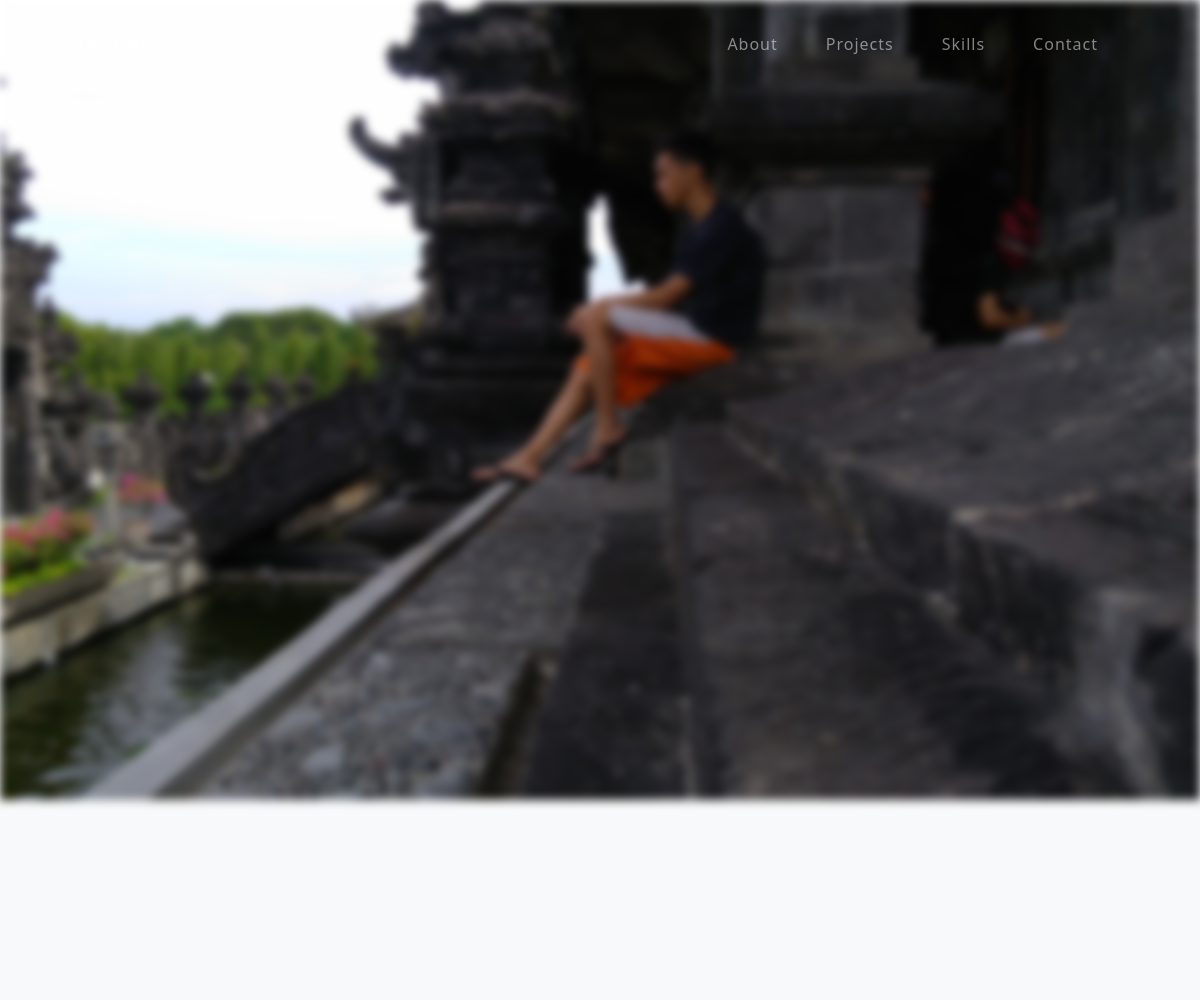
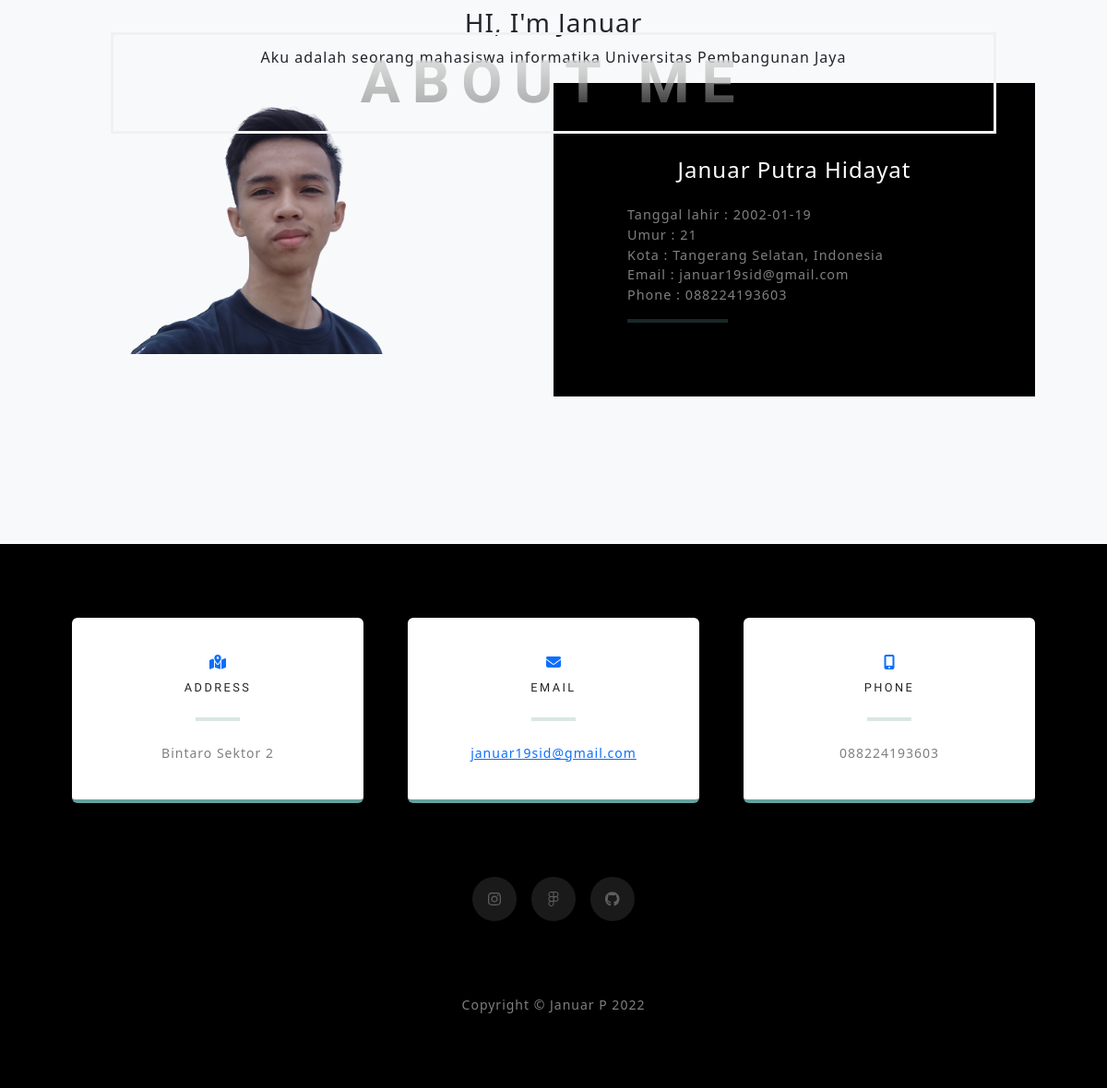
Page /about.php on the committed database (2 pictures, top to bottom).
### tables this page shows
CREATE TABLE `about` (
  `id` int(4) NOT NULL,
  `foto` varchar(255) NOT NULL,
  `nama` varchar(30) NOT NULL,
  `tgl_lahir` date NOT NULL,
  `umur` int(2) NOT NULL,
  `kota` varchar(30) NOT NULL,
  `email` varchar(40) NOT NULL,
  `phone` varchar(12) NOT NULL
);

### koneksi.php (called while the page is built, shortened)
<?php
function koneksi() {
    $servername = "localhost";
    $username = "root";
    $password = "";
    $dbname = "porto";
    $conn = mysqli_connect($servername, $username, $password, $dbname);
    if(!$conn) {
        return die("koneksi gagal");
    }
    else {
        return $conn;
    }
}
?>

### about.php (the view, shortened to what this page needs)
<!DOCTYPE html>
<html lang="en">
<head>
    <link href="css/coba.css" rel="stylesheet" />
    <link href="css/preloader.css" rel="stylesheet" />
    <link href="css/project.css" rel="stylesheet" />
    <link href="https://cdn.jsdelivr.net/npm/bootstrap@5.2.2/dist/css/bootstrap.min.css" rel="stylesheet">
</head>
<body>
<?php
    require_once "navbar.php";
?>
<header class="atasan">
        <div class="container px-4 px-lg-5 d-flex h-100 align-items-center justify-content-center">
        </div>
    </header>
    <h1 class="mx-auto my-0 text-uppercase">About Me</h1>
    <section class="projects-section bg-light" id="projects">
    <div class="container px-4 px-lg-5 mt-5">
        <h3 class="text-center mt-5">HI, I'm Januar</h3>
        <p class="text-center">Aku adalah seorang mahasiswa informatika Universitas Pembangunan Jaya</p>
    <?php
            include "koneksi.php";
            $querySQL = "SELECT * FROM about";
            $execQuerySQL = mysqli_query(koneksi(),$querySQL);
            if(mysqli_num_rows($execQuerySQL) > 0){
                while($row = mysqli_fetch_assoc($execQuerySQL)){
                    ?>
                        <div class="row gx-0 mb-5 mb-lg-0 justify-content-center">
                            <div class="col-lg-6">
                                <div class="clip">
                                    <img class="img-fluid" src="assets/img/home.png" <?= $row['foto'] ?> alt="..." />
                                </div>
                            </div>
                            <div class="col-lg-6">
                                <div class="bg-black h-100 project">
                                    <div class="d-flex h-100">
                                        <div class="project-text w-100 my-auto text-lg-left">
                                            <h4 class="text-white text-center"><?= $row['nama'] ?></h4>
                                            <p class="mb-0 text-white-50 mt-4">Tanggal lahir : <?= $row['tgl_lahir'] ?></p>
                                            <p class="mb-0 text-white-50">Umur          : <?= $row['umur'] ?></p>
                                            <p class="mb-0 text-white-50">Kota          : <?= $row['kota'] ?></p>
                                            <p class="mb-0 text-white-50">Email         : <?= $row['email'] ?></p>
                                            <p class="mb-0 text-white-50">Phone         : <?= $row['phone'] ?></p>
                                            <hr class="d-none d-lg-block mb-0 ms-0" />
                                        </div>
                                    </div>
                                </div>
                            </div>
                        </div>
                    <?php
                            }
                        }
                    ?>
                    </div>
    </section>
        <?php
        require_once "footer.php";
        ?>
</body>
</html>

### css/coba.css (style rules this page uses)
:root { --bs-white: #fff; --bs-gray: #6c757d; --bs-gray-dark: #343a40; --bs-light: #f8f9fa; --bs-dark: #212529; --bs-black: #000; --bs-white: #fff; --bs-secondary-rgb: 116, 100, 161; --bs-light-rgb: 248, 249, 250; --bs-dark-rgb: 33, 37, 41; --bs-black-rgb: 0, 0, 0; --bs-white-rgb: 255, 255, 255; --bs-white-rgb: 255, 255, 255; --bs-black-rgb: 0, 0, 0; --bs-body-color-rgb: 33, 37, 41; --bs-body-bg-rgb: 255, 255, 255; --bs-font-sans-serif: system-ui, -apple-system, "Segoe UI", Roboto, "Helvetica Neue", Arial, "Noto Sans", "Liberation Sans", sans-serif, "Apple Color Emoji", "Segoe UI Emoji", "Segoe UI Symbol", "Noto Color Emoji"; --bs-font-monospace: SFMono-Regular, Menlo, Monaco, Consolas, "Liberation Mono", "Courier New", monospace; --bs-gradient: linear-gradient(180deg, rgba(255, 255, 255, 0.15), rgba(255, 255, 255, 0)); --bs-body-font-family: Nunito, -apple-system, BlinkMacSystemFont, Segoe UI, Roboto, Helvetica Neue, Arial, sans-serif, Apple Color Emoji, Segoe UI Emoji, Segoe UI Symbol, Noto Color Emoji; --bs-body-font-size: 1rem; --bs-body-font-weight: 400; --bs-body-line-height: 1.5; --bs-body-color: #212529; --bs-body-bg: #fff; }
*, *::before, *::after { box-sizing: border-box; }
@media (prefers-reduced-motion: no-preference) { :root { scroll-behavior: smooth; } }
html { scroll-padding-top: calc(4.5rem - 1px); }
body { letter-spacing: 0.0625em; }

### css/preloader.css (style rules this page uses)
:root { --color-default: #fafafa; --color-primary: #27a776; --color-secondary: #161718; }

### css/project.css (style rules this page uses)
.projects-section { padding: 10rem 0; }
.projects-section .project-text { padding: 3rem; font-size: 90%; }
@media (min-width: 992px) { .projects-section .project-text { padding: 5rem; } }
@media (min-width: 992px) { .projects-section .project-text hr { border-color: #64a19d; border-width: 0.25rem; width: 30%; } }
h1, .h1 { font-family: "Varela Round", -apple-system, BlinkMacSystemFont, "Segoe UI", Roboto, "Helvetica Neue", Arial, sans-serif, "Apple Color Emoji", "Segoe UI Emoji", "Segoe UI Symbol", "Noto Color Emoji"; font-size: 2.5rem; line-height: 2.5rem; letter-spacing: 0.8rem; background: linear-gradient(rgba(255, 255, 255, 0.9), rgba(255, 255, 255, 0)); -webkit-text-fill-color: transparent; -webkit-background-clip: text; background-clip: text; }
@media (min-width: 768px) { h1, .h1 { font-size: 4rem; line-height: 4rem; } }
@media (min-width: 992px) { .atasan { height: 100vh; padding: 0; } }

### about.php (style rules this page uses)
.atasan { position: relative; width: 100%; height: auto; min-height: 35rem; padding: 15rem 0; background: url('assets/img/foto1.jpg'); background-position: center; background-repeat: no-repeat; background-attachment: scroll; background-size: cover; filter: blur(5px); }
h1, .h1 { font-family: "Varela Round", -apple-system, BlinkMacSystemFont, "Segoe UI", Roboto, "Helvetica Neue", Arial, sans-serif, "Apple Color Emoji", "Segoe UI Emoji", "Segoe UI Symbol", "Noto Color Emoji"; font-size: 2.5rem; line-height: 2.5rem; letter-spacing: 0.8rem; background: linear-gradient(rgba(255, 255, 255, 0.9), rgba(255, 255, 255, 0)); -webkit-text-fill-color: transparent; -webkit-background-clip: text; background-clip: text; background-color: rgba(0,0,0, 0.4); color: white; font-weight: bold; border: 3px solid #f1f1f1; position: absolute; top: 50%; left: 50%; transform: translate(-50%, -50%); z-index: 2; width: 80%; padding: 20px; text-align: center; }
@media (min-width: 768px) { h1, .h1 { font-size: 4rem; line-height: 4rem; } }
@media (min-width: 992px) { .atasan { height: 100vh; padding: 0; } }

### rows in the picture
about: nama "Januar Putra Hidayat", tgl_lahir "2002-01-19", umur "21", kota "Tangerang Selatan, Indonesia", email "januar19sid@gmail.com", phone "088224193603"
